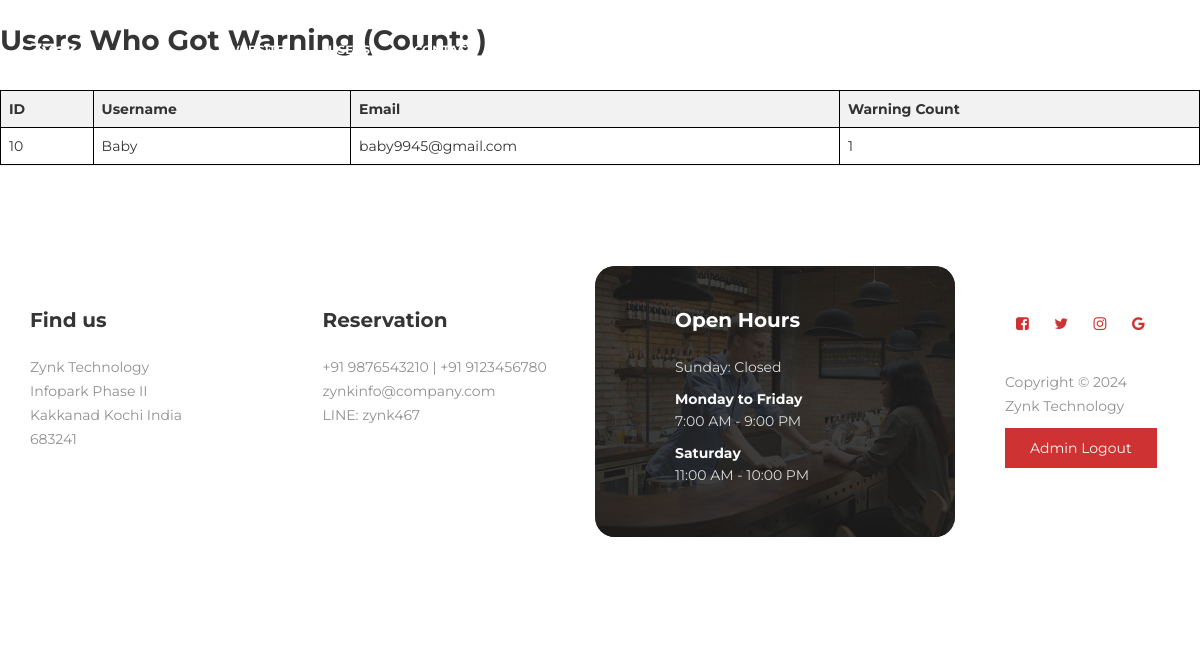
/Admin_Side/warned_users_page/, run on an earlier commit of the app's database.
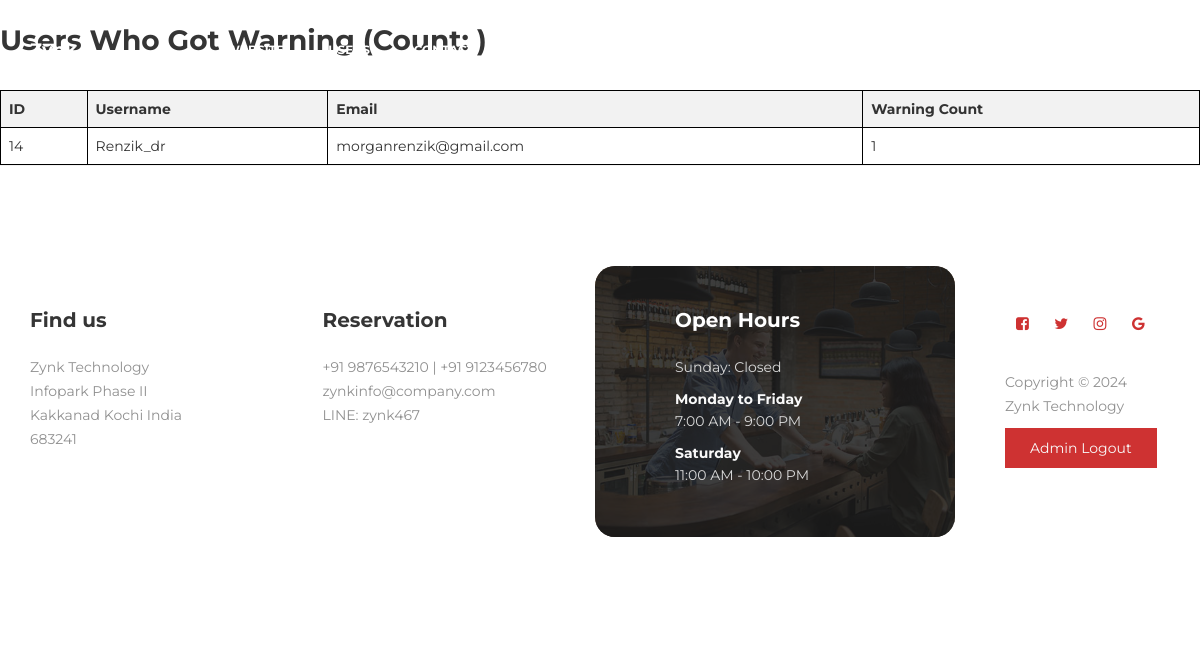
And on a later commit of the database.
### Web_Side/models.py (models this page shows, shortened)
class RegisterDB(models.Model):
    username = models.CharField(max_length=150, unique=True,null=False,blank=False)
    email = models.EmailField(unique=True)
    password = models.CharField(max_length=255)  # Store hashed passwords using make_password
    full_name = models.CharField(max_length=255, blank=True, null=True)
    phone = models.CharField(max_length=15, blank=True, null=True)
    date_joined = models.DateTimeField(auto_now_add=True)
    is_active = models.BooleanField(default=True)
    profile_image = models.ImageField(upload_to='profile_images/', blank=True, null=True)  # Add this
    cover_photo = models.ImageField(upload_to='cover_photos/', blank=True, null=True)
    warning_count = models.IntegerField(default=0)# Add this

### Admin_Side/views.py (the view)
# urls.py: path('warned_users_page/', views.warned_users_page, {'count': 1}, name='warned_users_page'),
def warned_users_page(request, count):
    users_got_warning = RegisterDB.objects.filter(warning_count=count)
    warned_users = list(RegisterDB.objects.filter(warning_count__gte=5).values('id', 'username', 'email', 'warning_count'))
    RegisterDB.objects.filter(warning_count__gte=5).delete()
    if warned_users:
        return JsonResponse({'message': 'Users deleted due to repeated cyberbullying offenses', 'deleted_users': warned_users}, status=403)
    return render(request, "Warned_Users.html", {'warned_users': warned_users, 'users_got_warning': users_got_warning})

### Admin_Side/templates/Warned_Users.html (shortened to what this page needs)
<!DOCTYPE html>
{% extends 'index.html' %}
{% block content %}
<html lang="en">
<head>
</head>
<body>
    <h2>Users Who Got Warning (Count: {{ count }})</h2>
    <table>
        <tr>
            <th>ID</th>
            <th>Username</th>
            <th>Email</th>
            <th>Warning Count</th>
        </tr>
        {% for user in users_got_warning %}
        <tr>
            <td>{{ user.id }}</td>
            <td>{{ user.username }}</td>
            <td>{{ user.email }}</td>
            <td>{{ user.warning_count }}</td>
        </tr>
        {% empty %}
        <tr>
            <td colspan="4">No users with this warning count.</td>
        </tr>
        {% endfor %}
    </table>
</body>
</html>
{% endblock %}

What changed in the data, as far as the page shows it:
removed RegisterDB: id "10", username "Baby", email "baby9945@gmail.com", warning_count "1"
added RegisterDB: id "14", username "Renzik_dr", email "morganrenzik@gmail.com", warning_count "1"
